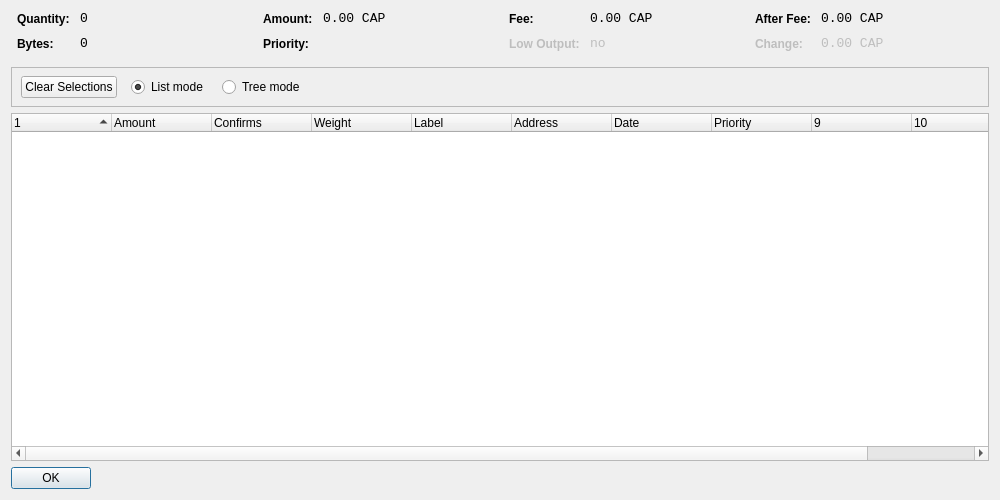
<?xml version="1.0" encoding="UTF-8"?>
<ui version="4.0">
 <class>CoinControlDialog</class>
 <widget class="QDialog" name="CoinControlDialog">
  <property name="geometry">
   <rect>
    <x>0</x>
    <y>0</y>
    <width>1000</width>
    <height>500</height>
   </rect>
  </property>
  <property name="windowTitle">
   <string>Coin Control</string>
  </property>
  <layout class="QVBoxLayout" name="verticalLayout">
   <item>
    <layout class="QHBoxLayout" name="horizontalLayoutTop" stretch="0,0,0,0">
     <property name="topMargin">
      <number>0</number>
     </property>
     <property name="bottomMargin">
      <number>10</number>
     </property>
     <item>
      <layout class="QFormLayout" name="formLayoutCoinControl1">
       <property name="horizontalSpacing">
        <number>10</number>
       </property>
       <property name="verticalSpacing">
        <number>10</number>
       </property>
       <property name="leftMargin">
        <number>6</number>
       </property>
       <property name="rightMargin">
        <number>6</number>
       </property>
       <item row="0" column="0">
        <widget class="QLabel" name="labelCoinControlQuantityText">
         <property name="styleSheet">
          <string notr="true">font-weight:bold;</string>
         </property>
         <property name="text">
          <string>Quantity:</string>
         </property>
        </widget>
       </item>
       <item row="0" column="1">
        <widget class="QLabel" name="labelCoinControlQuantity">
         <property name="font">
          <font>
           <family>Monospace</family>
           <pointsize>10</pointsize>
          </font>
         </property>
         <property name="cursor">
          <cursorShape>IBeamCursor</cursorShape>
         </property>
         <property name="contextMenuPolicy">
          <enum>Qt::ActionsContextMenu</enum>
         </property>
         <property name="text">
          <string>0</string>
         </property>
         <property name="textInteractionFlags">
          <set>Qt::LinksAccessibleByMouse|Qt::TextSelectableByKeyboard|Qt::TextSelectableByMouse</set>
         </property>
        </widget>
       </item>
       <item row="1" column="0">
        <widget class="QLabel" name="labelCoinControlBytesText">
         <property name="styleSheet">
          <string notr="true">font-weight:bold;</string>
         </property>
         <property name="text">
          <string>Bytes:</string>
         </property>
        </widget>
       </item>
       <item row="1" column="1">
        <widget class="QLabel" name="labelCoinControlBytes">
         <property name="font">
          <font>
           <family>Monospace</family>
           <pointsize>10</pointsize>
          </font>
         </property>
         <property name="cursor">
          <cursorShape>IBeamCursor</cursorShape>
         </property>
         <property name="contextMenuPolicy">
          <enum>Qt::ActionsContextMenu</enum>
         </property>
         <property name="text">
          <string>0</string>
         </property>
         <property name="textInteractionFlags">
          <set>Qt::LinksAccessibleByMouse|Qt::TextSelectableByKeyboard|Qt::TextSelectableByMouse</set>
         </property>
        </widget>
       </item>
      </layout>
     </item>
     <item>
      <layout class="QFormLayout" name="formLayoutCoinControl2">
       <property name="horizontalSpacing">
        <number>10</number>
       </property>
       <property name="verticalSpacing">
        <number>10</number>
       </property>
       <property name="leftMargin">
        <number>6</number>
       </property>
       <property name="rightMargin">
        <number>6</number>
       </property>
       <item row="0" column="0">
        <widget class="QLabel" name="labelCoinControlAmountText">
         <property name="styleSheet">
          <string notr="true">font-weight:bold;</string>
         </property>
         <property name="text">
          <string>Amount:</string>
         </property>
        </widget>
       </item>
       <item row="0" column="1">
        <widget class="QLabel" name="labelCoinControlAmount">
         <property name="font">
          <font>
           <family>Monospace</family>
           <pointsize>10</pointsize>
          </font>
         </property>
         <property name="cursor">
          <cursorShape>IBeamCursor</cursorShape>
         </property>
         <property name="contextMenuPolicy">
          <enum>Qt::ActionsContextMenu</enum>
         </property>
         <property name="text">
          <string>0.00 CAP</string>
         </property>
         <property name="textInteractionFlags">
          <set>Qt::LinksAccessibleByMouse|Qt::TextSelectableByKeyboard|Qt::TextSelectableByMouse</set>
         </property>
        </widget>
       </item>
       <item row="1" column="0">
        <widget class="QLabel" name="labelCoinControlPriorityText">
         <property name="styleSheet">
          <string notr="true">font-weight:bold;</string>
         </property>
         <property name="text">
          <string>Priority:</string>
         </property>
        </widget>
       </item>
       <item row="1" column="1">
        <widget class="QLabel" name="labelCoinControlPriority">
         <property name="font">
          <font>
           <family>Monospace</family>
           <pointsize>10</pointsize>
          </font>
         </property>
         <property name="cursor">
          <cursorShape>IBeamCursor</cursorShape>
         </property>
         <property name="contextMenuPolicy">
          <enum>Qt::ActionsContextMenu</enum>
         </property>
         <property name="text">
          <string/>
         </property>
         <property name="textInteractionFlags">
          <set>Qt::LinksAccessibleByMouse|Qt::TextSelectableByKeyboard|Qt::TextSelectableByMouse</set>
         </property>
        </widget>
       </item>
      </layout>
     </item>
     <item>
      <layout class="QFormLayout" name="formLayoutCoinControl3">
       <property name="horizontalSpacing">
        <number>10</number>
       </property>
       <property name="verticalSpacing">
        <number>10</number>
       </property>
       <property name="leftMargin">
        <number>6</number>
       </property>
       <property name="rightMargin">
        <number>6</number>
       </property>
       <item row="0" column="0">
        <widget class="QLabel" name="labelCoinControlFeeText">
         <property name="styleSheet">
          <string notr="true">font-weight:bold;</string>
         </property>
         <property name="text">
          <string>Fee:</string>
         </property>
        </widget>
       </item>
       <item row="0" column="1">
        <widget class="QLabel" name="labelCoinControlFee">
         <property name="font">
          <font>
           <family>Monospace</family>
           <pointsize>10</pointsize>
          </font>
         </property>
         <property name="cursor">
          <cursorShape>IBeamCursor</cursorShape>
         </property>
         <property name="contextMenuPolicy">
          <enum>Qt::ActionsContextMenu</enum>
         </property>
         <property name="text">
          <string>0.00 CAP</string>
         </property>
         <property name="textInteractionFlags">
          <set>Qt::LinksAccessibleByMouse|Qt::TextSelectableByKeyboard|Qt::TextSelectableByMouse</set>
         </property>
        </widget>
       </item>
       <item row="1" column="0">
        <widget class="QLabel" name="labelCoinControlLowOutputText">
         <property name="enabled">
          <bool>false</bool>
         </property>
         <property name="styleSheet">
          <string notr="true">font-weight:bold;</string>
         </property>
         <property name="text">
          <string>Low Output:</string>
         </property>
        </widget>
       </item>
       <item row="1" column="1">
        <widget class="QLabel" name="labelCoinControlLowOutput">
         <property name="enabled">
          <bool>false</bool>
         </property>
         <property name="font">
          <font>
           <family>Monospace</family>
           <pointsize>10</pointsize>
          </font>
         </property>
         <property name="cursor">
          <cursorShape>IBeamCursor</cursorShape>
         </property>
         <property name="contextMenuPolicy">
          <enum>Qt::ActionsContextMenu</enum>
         </property>
         <property name="text">
          <string>no</string>
         </property>
         <property name="textInteractionFlags">
          <set>Qt::LinksAccessibleByMouse|Qt::TextSelectableByKeyboard|Qt::TextSelectableByMouse</set>
         </property>
        </widget>
       </item>
      </layout>
     </item>
     <item>
      <layout class="QFormLayout" name="formLayoutCoinControl4">
       <property name="horizontalSpacing">
        <number>10</number>
       </property>
       <property name="verticalSpacing">
        <number>10</number>
       </property>
       <property name="leftMargin">
        <number>6</number>
       </property>
       <property name="rightMargin">
        <number>6</number>
       </property>
       <item row="0" column="0">
        <widget class="QLabel" name="labelCoinControlAfterFeeText">
         <property name="styleSheet">
          <string notr="true">font-weight:bold;</string>
         </property>
         <property name="text">
          <string>After Fee:</string>
         </property>
        </widget>
       </item>
       <item row="0" column="1">
        <widget class="QLabel" name="labelCoinControlAfterFee">
         <property name="font">
          <font>
           <family>Monospace</family>
           <pointsize>10</pointsize>
          </font>
         </property>
         <property name="cursor">
          <cursorShape>IBeamCursor</cursorShape>
         </property>
         <property name="contextMenuPolicy">
          <enum>Qt::ActionsContextMenu</enum>
         </property>
         <property name="text">
          <string>0.00 CAP</string>
         </property>
         <property name="textInteractionFlags">
          <set>Qt::LinksAccessibleByMouse|Qt::TextSelectableByKeyboard|Qt::TextSelectableByMouse</set>
         </property>
        </widget>
       </item>
       <item row="1" column="0">
        <widget class="QLabel" name="labelCoinControlChangeText">
         <property name="enabled">
          <bool>false</bool>
         </property>
         <property name="styleSheet">
          <string notr="true">font-weight:bold;</string>
         </property>
         <property name="text">
          <string>Change:</string>
         </property>
        </widget>
       </item>
       <item row="1" column="1">
        <widget class="QLabel" name="labelCoinControlChange">
         <property name="enabled">
          <bool>false</bool>
         </property>
         <property name="font">
          <font>
           <family>Monospace</family>
           <pointsize>10</pointsize>
          </font>
         </property>
         <property name="cursor">
          <cursorShape>IBeamCursor</cursorShape>
         </property>
         <property name="contextMenuPolicy">
          <enum>Qt::ActionsContextMenu</enum>
         </property>
         <property name="text">
          <string>0.00 CAP</string>
         </property>
         <property name="textInteractionFlags">
          <set>Qt::LinksAccessibleByMouse|Qt::TextSelectableByKeyboard|Qt::TextSelectableByMouse</set>
         </property>
        </widget>
       </item>
      </layout>
     </item>
    </layout>
   </item>
   <item>
    <widget class="QFrame" name="frame">
     <property name="minimumSize">
      <size>
       <width>0</width>
       <height>40</height>
      </size>
     </property>
     <property name="frameShape">
      <enum>QFrame::StyledPanel</enum>
     </property>
     <property name="frameShadow">
      <enum>QFrame::Sunken</enum>
     </property>
     <widget class="QWidget" name="horizontalLayoutWidget">
      <property name="geometry">
       <rect>
        <x>10</x>
        <y>0</y>
        <width>781</width>
        <height>41</height>
       </rect>
      </property>
      <layout class="QHBoxLayout" name="horizontalLayoutPanel" stretch="0,0,0,0,0">
       <property name="spacing">
        <number>14</number>
       </property>
       <item>
        <widget class="QPushButton" name="pushButtonSelectAll">
         <property name="sizePolicy">
          <sizepolicy hsizetype="Maximum" vsizetype="Fixed">
           <horstretch>0</horstretch>
           <verstretch>0</verstretch>
          </sizepolicy>
         </property>
         <property name="text">
          <string>Clear Selections</string>
         </property>
        </widget>
       </item>
       <item>
        <widget class="QRadioButton" name="radioListMode">
         <property name="sizePolicy">
          <sizepolicy hsizetype="Maximum" vsizetype="Fixed">
           <horstretch>0</horstretch>
           <verstretch>0</verstretch>
          </sizepolicy>
         </property>
         <property name="text">
          <string>List mode</string>
         </property>
         <property name="checked">
          <bool>true</bool>
         </property>
        </widget>
       </item>
       <item>
        <widget class="QRadioButton" name="radioTreeMode">
         <property name="sizePolicy">
          <sizepolicy hsizetype="Maximum" vsizetype="Fixed">
           <horstretch>0</horstretch>
           <verstretch>0</verstretch>
          </sizepolicy>
         </property>
         <property name="text">
          <string>Tree mode</string>
         </property>
        </widget>
       </item>
<!--       <item>
        <widget class="QLabel" name="labelLocked">
         <property name="text">
          <string>(1 locked)</string>
         </property>
        </widget>
       </item>
-->
       <item>
        <spacer name="horizontalSpacer">
         <property name="orientation">
          <enum>Qt::Horizontal</enum>
         </property>
         <property name="sizeHint" stdset="0">
          <size>
           <width>40</width>
           <height>20</height>
          </size>
         </property>
        </spacer>
       </item>
      </layout>
     </widget>
    </widget>
   </item>
   <item>
    <widget class="CoinControlTreeWidget" name="treeWidget">
     <property name="contextMenuPolicy">
      <enum>Qt::CustomContextMenu</enum>
     </property>
     <property name="sortingEnabled">
      <bool>false</bool>
     </property>
     <property name="columnCount">
      <number>11</number>
     </property>
     <attribute name="headerShowSortIndicator" stdset="0">
      <bool>true</bool>
     </attribute>
     <attribute name="headerStretchLastSection">
      <bool>false</bool>
     </attribute>
     <column>
      <property name="text">
       <string/>
      </property>
     </column>
     <column>
      <property name="text">
       <string>Amount</string>
      </property>
     </column>
     <column>
      <property name="text">
       <string>Confirms</string>
	   </property>
	   <property name="toolTip">
		<string>Confirmed</string>
      </property>
     </column>
     <column>
      <property name="text">
       <string>Weight</string>
      </property>
     </column>
     <column>
      <property name="text">
       <string notr="true">Label</string>
      </property>
     </column>
     <column>
      <property name="text">
       <string>Address</string>
      </property>
     </column>
	 <column>
      <property name="text">
       <string>Date</string>
      </property>
     </column>
     <column>
      <property name="text">
       <string>Priority</string>
      </property>
     </column>
     <column>
      <property name="text">
       <string/>
      </property>
     </column>
     <column>
      <property name="text">
       <string/>
      </property>
     </column>
     <column>
      <property name="text">
       <string/>
      </property>
     </column>
     <column>
      <property name="text">
       <string/>
      </property>
     </column>
    </widget>
   </item>
   <item>
    <widget class="QDialogButtonBox" name="buttonBox">
     <property name="sizePolicy">
      <sizepolicy hsizetype="Maximum" vsizetype="Fixed">
       <horstretch>0</horstretch>
       <verstretch>0</verstretch>
      </sizepolicy>
     </property>
     <property name="orientation">
      <enum>Qt::Horizontal</enum>
     </property>
     <property name="standardButtons">
      <set>QDialogButtonBox::Ok</set>
     </property>
    </widget>
   </item>
  </layout>
 </widget>
 <customwidgets>
  <customwidget>
   <class>CoinControlTreeWidget</class>
   <extends>QTreeWidget</extends>
   <header>coincontroltreewidget.h</header>
  </customwidget>
 </customwidgets>
 <resources/>
 <connections/>
</ui>
